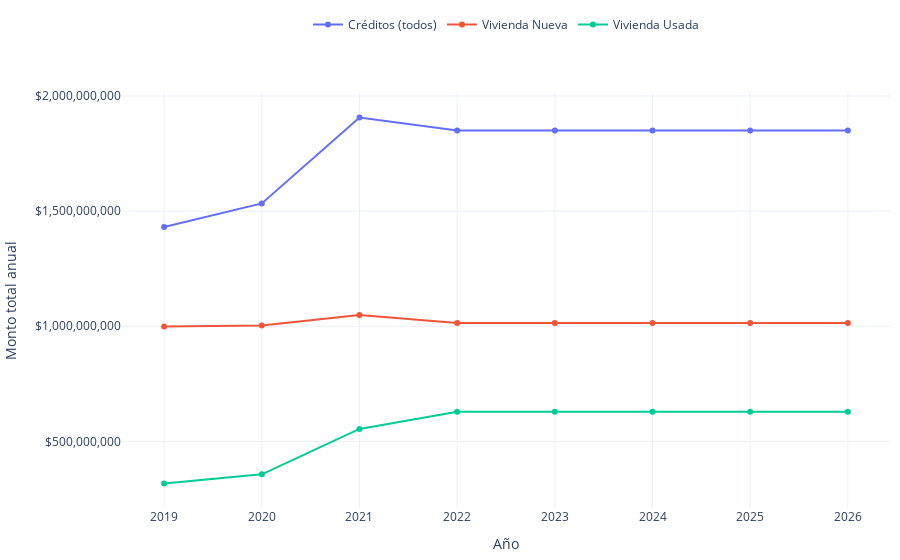

Write notebook code for a chart like this one.
### Code cell
# Manejo de datos
import os # Directorios
import pandas as pd # Manipulación df
# Gráficas
import plotly.graph_objects as go #Para obtener librería usar: pip install plotly
from plotly.subplots import make_subplots
import plotly.io as pio # Exportar gráfica

data = {
    'año': [2019,2020,2021,2022,2023,2024,2025,2026,2019,2020,2021,2022,2023,2024,2025,2026,2019,2020,2021,2022,2023,2024,2025,2026],
    'modalidad':['Créditos (todos)','Créditos (todos)','Créditos (todos)','Créditos (todos)','Créditos (todos)','Créditos (todos)','Créditos (todos)','Créditos (todos)','Vivienda Nueva','Vivienda Nueva','Vivienda Nueva','Vivienda Nueva','Vivienda Nueva','Vivienda Nueva','Vivienda Nueva','Vivienda Nueva','Vivienda Usada','Vivienda Usada','Vivienda Usada','Vivienda Usada','Vivienda Usada','Vivienda Usada','Vivienda Usada','Vivienda Usada'],    
    'montos': [1430769432.43,1533664464.12,1906657362.09,1850699331.67,1850699331.67,1850699331.67,1850699331.67,1850699331.67,999430693.08,1003135857.15,1048898294.85,1014220724.54,1014220724.54,1014220724.54,1014220724.54,1014220724.54,317261438.05,357257543.98,554243624.33,628801488.21,628801488.21,628801488.21,628801488.21,628801488.21],    
}
# Convertir a DataFrame
conteo_pachuca = pd.DataFrame(data)

# Crear la figura
fig = go.Figure()

# Graficar cada modalidad
for modalidad in conteo_pachuca['modalidad'].unique():
    df_modalidad = conteo_pachuca[conteo_pachuca['modalidad'] == modalidad]
    fig.add_trace(go.Scatter(
        x=df_modalidad['año'], 
        y=df_modalidad['montos'], 
        mode='lines+markers',  # Mostrar líneas y puntos
        name=modalidad, 
        text=df_modalidad['montos'].apply(lambda x: f'${x:,.0f}'),  # Añadir el texto de los valores formateados        
        textposition="top center",  # Posicionar el texto encima de los puntos
        hovertemplate='%{text}<extra></extra>',  # Configurar el hover para mostrar solo el monto formateado
    ))

# Configurar el diseño
fig.update_layout(
    xaxis_title="Año",
    yaxis_title="Monto total anual",
    template="plotly_white",
    margin=dict(l=10, r=10, t=10, b=10),
    legend=dict(
        orientation="h",
        y=1.2,  # Ajustar la posición de la leyenda para que no se sobreponga
        x=0.5,
        xanchor='center'
    )
)

# Configurar el eje Y utilizando el formateo personalizado
tickvals = [500_000_000, 1_000_000_000, 1_500_000_000, 2_000_000_000]  # Valores especificados
ticktext = [f'${val:,.0f}' for val in tickvals]  # Formatear los valores para mostrarlos en el eje Y

fig.update_yaxes(
    tickvals=tickvals, 
    ticktext=ticktext
)

# Función para exportar gráfica como archivo HTML
def guardar_grafico_como_html(fig, nombre_archivo, carpeta='assets/graficas'):
    # Crear la carpeta si no existe
    if not os.path.exists(carpeta):
        os.makedirs(carpeta)
    # Configuración personalizada para la gráfica
    config = {
        'displaylogo': False,  # Ocultar el logo de Plotly
        'modeBarButtonsToRemove': [
            'toImage',       # Botón para guardar como imagen
            'select2d',      # Box select
            'lasso2d',       # Lasso select
            'resetScale2d',  # Reset Axes
        ]
    }

    # Gráfica como archivo HTML en la carpeta especificada
    pio.write_html(fig, f'{carpeta}/{nombre_archivo}.html', config=config)

# Exportar
guardar_grafico_como_html(fig, 'g_scatt_forecast_credit_total', carpeta='assets/graficas')
fig.show()

### Figure 1 — Plotly figure (JSON) as saved in the notebook; plotly's stock layout.template omitted (floating-point values rounded to 4 significant figures)
{"data": [{"hovertemplate": "%{text}<extra></extra>", "mode": "lines+markers", "name": "Créditos (todos)", "text": ["$1,430,769,432", "$1,533,664,464", "$1,906,657,362", "$1,850,699,332", "$1,850,699,332", "$1,850,699,332", "$1,850,699,332", "$1,850,699,332"], "textposition": "top center", "type": "scatter", "x": [2019, 2020, 2021, 2022, 2023, 2024, 2025, 2026], "y": [1431000000.0, 1534000000.0, 1907000000.0, 1851000000.0, 1851000000.0, 1851000000.0, 1851000000.0, 1851000000.0]}, {"hovertemplate": "%{text}<extra></extra>", "mode": "lines+markers", "name": "Vivienda Nueva", "text": ["$999,430,693", "$1,003,135,857", "$1,048,898,295", "$1,014,220,725", "$1,014,220,725", "$1,014,220,725", "$1,014,220,725", "$1,014,220,725"], "textposition": "top center", "type": "scatter", "x": [2019, 2020, 2021, 2022, 2023, 2024, 2025, 2026], "y": [999400000.0, 1003000000.0, 1049000000.0, 1014000000.0, 1014000000.0, 1014000000.0, 1014000000.0, 1014000000.0]}, {"hovertemplate": "%{text}<extra></extra>", "mode": "lines+markers", "name": "Vivienda Usada", "text": ["$317,261,438", "$357,257,544", "$554,243,624", "$628,801,488", "$628,801,488", "$628,801,488", "$628,801,488", "$628,801,488"], "textposition": "top center", "type": "scatter", "x": [2019, 2020, 2021, 2022, 2023, 2024, 2025, 2026], "y": [317300000.0, 357300000.0, 554200000.0, 628800000.0, 628800000.0, 628800000.0, 628800000.0, 628800000.0]}], "layout": {"legend": {"orientation": "h", "x": 0.5, "xanchor": "center", "y": 1.2}, "margin": {"b": 10, "l": 10, "r": 10, "t": 10}, "xaxis": {"title": {"text": "Año"}}, "yaxis": {"ticktext": ["$500,000,000", "$1,000,000,000", "$1,500,000,000", "$2,000,000,000"], "tickvals": [500000000, 1000000000, 1500000000, 2000000000], "title": {"text": "Monto total anual"}}}}
